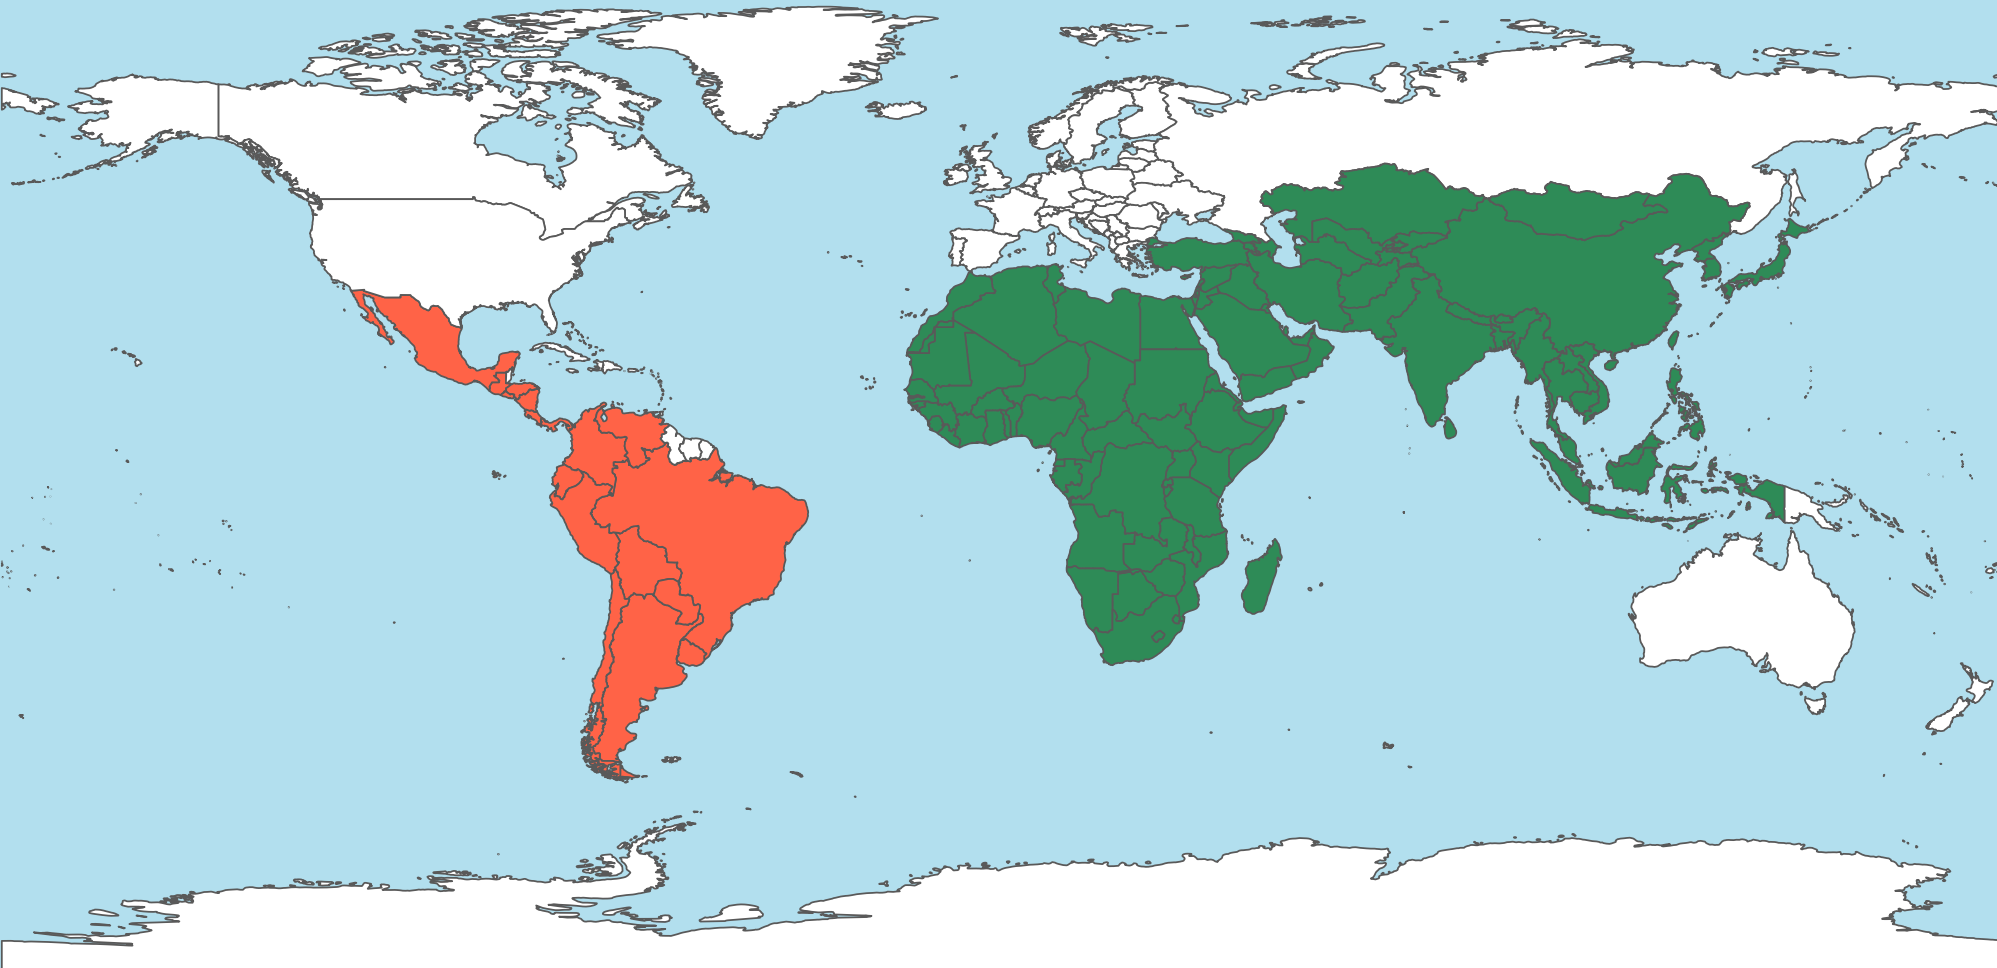

Generate this figure with R:
library("rnaturalearth")
library("rnaturalearthdata")
library("sf")

world <- ne_countries(
  scale = "medium",
  returnclass = "sf"
)

new_world_countries <- c("Brazil", "Bolivia", "Colombia", "Peru", "Venezuela", 
                         "Ecuador", "Paraguay", "Mexico", "Panama", "Argentina",
                         "Costa Rica", "El Salvador", "Guatemala", "Honduras", 
                         "Nicaragua", "Panama", "Chile", "Uruguay")
regions <- world |>
  mutate(monkey_species = ifelse(sovereignt %in% new_world_countries,
                                 "new", 
                                 ifelse(continent %in% c("Asia", "Africa"),
                                        "old",
                                        "not applicable")))



map <- ggplot(data = regions) +
  geom_sf(aes(fill = monkey_species)) +
  scale_fill_manual(values = c("tomato1", "white", "seagreen")) +
  theme_minimal() +
  theme(
    legend.position = "none",
    panel.grid.major = element_blank(),
    panel.grid.minor = element_blank(),
    #plot.background = element_rect(fill = "#F0EEEA", color = NA),
    panel.background = element_rect(fill = "lightblue2")
  )

ggsave(
  filename = "blogs/ntnhp/map.png",
  plot = map,
)
